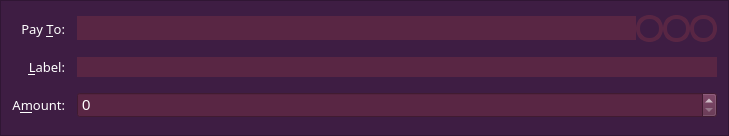
<?xml version="1.0" encoding="UTF-8"?>
<ui version="4.0">
 <class>SendCoinsEntry</class>
 <widget class="QFrame" name="SendCoinsEntry">
  <property name="geometry">
   <rect>
    <x>0</x>
    <y>0</y>
    <width>729</width>
    <height>136</height>
   </rect>
  </property>
  <property name="font">
   <font>
    <family>Gill Sans MT</family>
    <pointsize>10</pointsize>
   </font>
  </property>
  <property name="windowTitle">
   <string>Form</string>
  </property>
  <property name="styleSheet">
   <string notr="true">background-color: rgb(62, 29, 67);
color: rgb(255, 255, 255);</string>
  </property>
  <property name="frameShape">
   <enum>QFrame::StyledPanel</enum>
  </property>
  <property name="frameShadow">
   <enum>QFrame::Sunken</enum>
  </property>
  <layout class="QGridLayout" name="gridLayout">
   <property name="spacing">
    <number>12</number>
   </property>
   <item row="5" column="0">
    <widget class="QLabel" name="label">
     <property name="font">
      <font>
       <family>Gill Sans MT</family>
       <pointsize>10</pointsize>
      </font>
     </property>
     <property name="text">
      <string>A&amp;mount:</string>
     </property>
     <property name="alignment">
      <set>Qt::AlignRight|Qt::AlignTrailing|Qt::AlignVCenter</set>
     </property>
     <property name="buddy">
      <cstring>payAmount</cstring>
     </property>
    </widget>
   </item>
   <item row="3" column="0">
    <widget class="QLabel" name="label_2">
     <property name="font">
      <font>
       <family>Gill Sans MT</family>
       <pointsize>10</pointsize>
      </font>
     </property>
     <property name="text">
      <string>Pay &amp;To:</string>
     </property>
     <property name="alignment">
      <set>Qt::AlignRight|Qt::AlignTrailing|Qt::AlignVCenter</set>
     </property>
     <property name="buddy">
      <cstring>payTo</cstring>
     </property>
    </widget>
   </item>
   <item row="5" column="1">
    <widget class="TalkcoinAmountField" name="payAmount">
     <property name="styleSheet">
      <string notr="true">
background-color: rgb(89,38,68);
font-size:11pt;font-family:'Gill Sans MT';


</string>
     </property>
    </widget>
   </item>
   <item row="4" column="0">
    <widget class="QLabel" name="label_4">
     <property name="font">
      <font>
       <family>Gill Sans MT</family>
       <pointsize>10</pointsize>
      </font>
     </property>
     <property name="text">
      <string>&amp;Label:</string>
     </property>
     <property name="alignment">
      <set>Qt::AlignRight|Qt::AlignTrailing|Qt::AlignVCenter</set>
     </property>
     <property name="buddy">
      <cstring>addAsLabel</cstring>
     </property>
    </widget>
   </item>
   <item row="3" column="1">
    <layout class="QHBoxLayout" name="payToLayout">
     <property name="spacing">
      <number>0</number>
     </property>
     <item>
      <widget class="QValidatedLineEdit" name="payTo">
       <property name="font">
        <font>
         <family>Gill Sans MT</family>
         <pointsize>11</pointsize>
         <stylestrategy>PreferAntialias</stylestrategy>
         <kerning>true</kerning>
        </font>
       </property>
       <property name="mouseTracking">
        <bool>true</bool>
       </property>
       <property name="focusPolicy">
        <enum>Qt::StrongFocus</enum>
       </property>
       <property name="contextMenuPolicy">
        <enum>Qt::DefaultContextMenu</enum>
       </property>
       <property name="toolTip">
        <string>The address to send the payment to (e.g. 1NS17iag9jJgTHD1VXjvLCEnZuQ3rJDE9L)</string>
       </property>
       <property name="styleSheet">
        <string notr="true">QLineEdit {
background-color: rgb(89,38,68);
font-size:11pt;font-family:'Gill Sans MT';
color: white;
}


QToolTip {
     color: white;
     font-size:9pt;font-family:'Gill Sans MT';
     border: 4px solid ;
     border-radius: 13px;
     opacity: 700;
     border-color: rgb(89,38,68);
     background-color: rgb(62,29,67);
 }</string>
       </property>
       <property name="maxLength">
        <number>34</number>
       </property>
       <property name="frame">
        <bool>false</bool>
       </property>
       <property name="echoMode">
        <enum>QLineEdit::Normal</enum>
       </property>
      </widget>
     </item>
     <item>
      <widget class="QToolButton" name="addressBookButton">
       <property name="toolTip">
        <string>Choose address from address book</string>
       </property>
       <property name="styleSheet">
        <string notr="true">QToolButton{
border: 4px solid;
border-radius: 13px;
border-color: rgb(89,38,68);}

QToolTip {
     color: white;
     font-size:9pt;font-family:'Gill Sans MT';
     border: 4px solid ;
     border-radius: 13px;
     opacity: 700;
     border-color: rgb(89,38,68);
     background-color: rgb(62,29,67);
 }</string>
       </property>
       <property name="text">
        <string/>
       </property>
       <property name="icon">
        <iconset resource="../talkcoin.qrc">
         <normaloff>:/icons/address-book</normaloff>:/icons/address-book</iconset>
       </property>
       <property name="shortcut">
        <string>Alt+A</string>
       </property>
      </widget>
     </item>
     <item>
      <widget class="QToolButton" name="pasteButton">
       <property name="toolTip">
        <string>Paste address from clipboard</string>
       </property>
       <property name="styleSheet">
        <string notr="true">QToolButton{
border: 4px solid;
border-radius: 13px;
border-color: rgb(89,38,68);}


QToolTip {
     color: white;
     font-size:9pt;font-family:'Gill Sans MT';
     border: 4px solid ;
     border-radius: 13px;
     opacity: 700;
     border-color: rgb(89,38,68);
     background-color: rgb(62,29,67);
 }</string>
       </property>
       <property name="text">
        <string/>
       </property>
       <property name="icon">
        <iconset resource="../talkcoin.qrc">
         <normaloff>:/icons/editpaste</normaloff>:/icons/editpaste</iconset>
       </property>
       <property name="shortcut">
        <string>Alt+P</string>
       </property>
      </widget>
     </item>
     <item>
      <widget class="QToolButton" name="deleteButton">
       <property name="toolTip">
        <string>Remove this recipient</string>
       </property>
       <property name="styleSheet">
        <string notr="true">QToolButton{
border: 4px solid;
border-radius: 13px;
border-color: rgb(89,38,68);}
QToolTip {
     color: white;
     font-size:9pt;font-family:'Gill Sans MT';
     border: 4px solid ;
     border-radius: 13px;
     opacity: 700;
     border-color: rgb(89,38,68);
     background-color: rgb(62,29,67);
 }</string>
       </property>
       <property name="text">
        <string/>
       </property>
       <property name="icon">
        <iconset resource="../talkcoin.qrc">
         <normaloff>:/icons/remove</normaloff>:/icons/remove</iconset>
       </property>
      </widget>
     </item>
    </layout>
   </item>
   <item row="4" column="1">
    <widget class="QValidatedLineEdit" name="addAsLabel">
     <property name="toolTip">
      <string>Enter a label for this address to add it to your address book</string>
     </property>
     <property name="styleSheet">
      <string notr="true">QLineEdit {
background-color: rgb(89,38,68);
font-size:11pt;font-family:'Gill Sans MT';
color: white;
}


QToolTip {
     color: white;
     font-size:9pt;font-family:'Gill Sans MT';
     border: 4px solid ;
     border-radius: 13px;
     opacity: 700;
     border-color: rgb(89,38,68);
     background-color: rgb(62,29,67);
 }</string>
     </property>
     <property name="frame">
      <bool>false</bool>
     </property>
    </widget>
   </item>
  </layout>
 </widget>
 <customwidgets>
  <customwidget>
   <class>QValidatedLineEdit</class>
   <extends>QLineEdit</extends>
   <header>qvalidatedlineedit.h</header>
  </customwidget>
  <customwidget>
   <class>TalkcoinAmountField</class>
   <extends>QSpinBox</extends>
   <header>talkcoinamountfield.h</header>
   <container>1</container>
  </customwidget>
 </customwidgets>
 <resources>
  <include location="../talkcoin.qrc"/>
 </resources>
 <connections/>
</ui>
